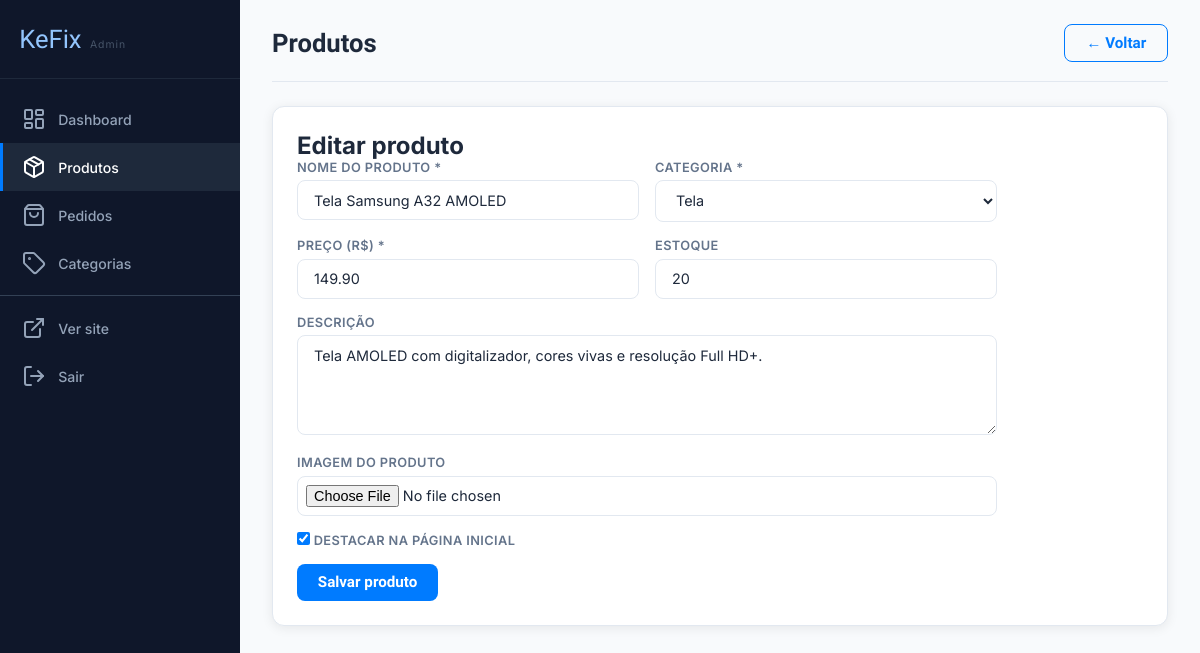
Page /admin/produtos.php?acao=editar&id=2 (signed in) on the committed database.
### tables this page shows
CREATE TABLE produtos (
    id INT AUTO_INCREMENT PRIMARY KEY,
    categoria_id INT NOT NULL,
    nome VARCHAR(200) NOT NULL,
    descricao TEXT,
    preco DECIMAL(10,2) NOT NULL,
    estoque INT DEFAULT 0,
    imagem VARCHAR(255) DEFAULT 'sem-imagem.png',
    destaque TINYINT(1) DEFAULT 0,
    ativo TINYINT(1) DEFAULT 1,
    criado_em TIMESTAMP DEFAULT CURRENT_TIMESTAMP,
    FOREIGN KEY (categoria_id) REFERENCES categorias(id)
);

CREATE TABLE categorias (
    id INT AUTO_INCREMENT PRIMARY KEY,
    nome VARCHAR(100) NOT NULL,
    slug VARCHAR(100) NOT NULL UNIQUE,
    icone VARCHAR(50) DEFAULT 'box',
    criado_em TIMESTAMP DEFAULT CURRENT_TIMESTAMP
);

### admin/produtos.php (the view, shortened to what this page needs)
<?php
$pdo = conectar();
$categorias = $pdo->query("SELECT * FROM categorias ORDER BY nome")->fetchAll();
$acao = $_GET['acao'] ?? 'listar';
$produto_edit = null;
if ($acao === 'editar') {
    $stmt = $pdo->prepare("SELECT * FROM produtos WHERE id = ?");
    $stmt->execute([(int)$_GET['id']]);
    $produto_edit = $stmt->fetch();
}
?>
<!DOCTYPE html>
<html lang="pt-BR">
<head>
  <link rel="stylesheet" href="<?= SITE_URL ?>/css/admin.css">
</head>
<body class="admin-body">
<div class="admin-layout">
  <?php include __DIR__ . '/sidebar.php'; ?>
  <main class="admin-main">
    <div class="admin-topbar">
      <h1>Produtos</h1>
      <?php if ($acao === 'listar'): ?>
      <a href="?acao=novo" class="btn-primary">+ Novo produto</a>
      <?php else: ?>
      <a href="?" class="btn-outline">← Voltar</a>
      <?php endif; ?>
    </div>
    <?php if ($acao === 'novo' || $acao === 'editar'): ?>
    <div class="admin-card">
      <h2><?= $acao === 'novo' ? 'Novo produto' : 'Editar produto' ?></h2>
      <form method="POST" enctype="multipart/form-data" class="form-admin">
        <div class="form-row">
          <div class="campo">
            <label>Nome do produto *</label>
            <input type="text" name="nome" required value="<?= htmlspecialchars($produto_edit['nome'] ?? '') ?>">
          </div>
          <div class="campo">
            <label>Categoria *</label>
            <select name="categoria_id" required>
              <?php foreach ($categorias as $c): ?>
                <option value="<?= $c['id'] ?>" <?= ($produto_edit['categoria_id'] ?? '')==$c['id']?'selected':'' ?>>
                  <?= htmlspecialchars($c['nome']) ?>
                </option>
              <?php endforeach; ?>
            </select>
          </div>
        </div>
        <div class="form-row">
          <div class="campo">
            <label>Preço (R$) *</label>
            <input type="number" name="preco" step="0.01" min="0.01" required value="<?= $produto_edit['preco'] ?? '' ?>">
          </div>
          <div class="campo">
            <label>Estoque</label>
            <input type="number" name="estoque" min="0" value="<?= $produto_edit['estoque'] ?? 0 ?>">
          </div>
        </div>
        <div class="campo">
          <label>Descrição</label>
          <textarea name="descricao" rows="4"><?= htmlspecialchars($produto_edit['descricao'] ?? '') ?></textarea>
        </div>
        <div class="campo">
          <label>Imagem do produto</label>
          <input type="file" name="imagem" accept="image/jpeg,image/png,image/webp">
        </div>
        <div class="campo">
          <label class="checkbox-label">
            <input type="checkbox" name="destaque" value="1" <?= ($produto_edit['destaque'] ?? 0)?'checked':'' ?>>
            Destacar na página inicial
          </label>
        </div>
        <button type="submit" class="btn-primary">Salvar produto</button>
      </form>
    </div>
    <?php endif; ?>
  </main>
</div>
</body></html>

### css/admin.css (style rules this page uses)
:root { --azul: #007BFF; --azul-escuro: #0056CC; --azul-claro: #E8F2FF; --branco: #FFFFFF; --cinza-claro: #F8FAFC; --cinza-borda: #E2E8F0; --cinza-texto: #64748B; --texto: #1E293B; --sucesso: #10B981; --erro: #EF4444; --sidebar-bg: #0F172A; --sidebar-hover: #1E293B; --sombra: 0 2px 12px rgba(0,0,0,0.08); --radius: 12px; --radius-sm: 8px; }
* { margin: 0; padding: 0; box-sizing: border-box; }
body { font-family: 'Inter', sans-serif; color: var(--texto); background: var(--cinza-claro); }
a { text-decoration: none; color: inherit; }
.admin-layout { display: flex; min-height: 100vh; }
.admin-main { margin-left: 240px; flex: 1; padding: 0 2rem 3rem; min-width: 0; }
.admin-topbar { display: flex; align-items: center; justify-content: space-between; padding: 1.5rem 0 1.2rem; border-bottom: 1px solid var(--cinza-borda); margin-bottom: 1.5rem; }
.admin-topbar h1 { font-family: 'Rajdhani', sans-serif; font-size: 1.6rem; font-weight: 700; }
.admin-card { background: white; border: 1.5px solid var(--cinza-borda); border-radius: var(--radius); padding: 1.5rem; box-shadow: var(--sombra); }
.btn-primary { background: var(--azul); color: white; border: none; padding: .6rem 1.3rem; border-radius: 8px; font-family: 'Rajdhani', sans-serif; font-size: .95rem; font-weight: 600; cursor: pointer; display: inline-flex; align-items: center; gap: .4rem; transition: background .2s; text-decoration: none; }
.btn-outline { background: transparent; color: var(--azul); border: 1.5px solid var(--azul); padding: .55rem 1.3rem; border-radius: 8px; font-family: 'Rajdhani', sans-serif; font-size: .95rem; font-weight: 600; cursor: pointer; display: inline-flex; align-items: center; gap: .4rem; transition: all .2s; text-decoration: none; }
.form-admin { max-width: 700px; }
.form-row { display: grid; grid-template-columns: 1fr 1fr; gap: 1rem; }
.campo { margin-bottom: 1rem; }
.campo label { display: block; font-size: .8rem; font-weight: 600; margin-bottom: .35rem; color: var(--cinza-texto); text-transform: uppercase; letter-spacing: .4px; }
.campo input, .campo select, .campo textarea { width: 100%; padding: .65rem 1rem; border: 1.5px solid var(--cinza-borda); border-radius: var(--radius-sm); font-family: 'Inter', sans-serif; font-size: .9rem; color: var(--texto); background: white; transition: border-color .2s; outline: none; }
.campo textarea { resize: vertical; min-height: 100px; }
.campo input[type="file"] { padding: .5rem; cursor: pointer; }
.checkbox-label { display: flex; align-items: center; gap: .5rem; cursor: pointer; font-size: .9rem; font-weight: 500; }
.checkbox-label input { width: auto; accent-color: var(--azul); }

### rows in the picture
produtos: nome "Tela Samsung A32 AMOLED", categoria_id "Tela", preco "149.90", estoque "20", descricao "Tela AMOLED com digitalizador, cores vivas e resolução Full HD+.", destaque "☑"
